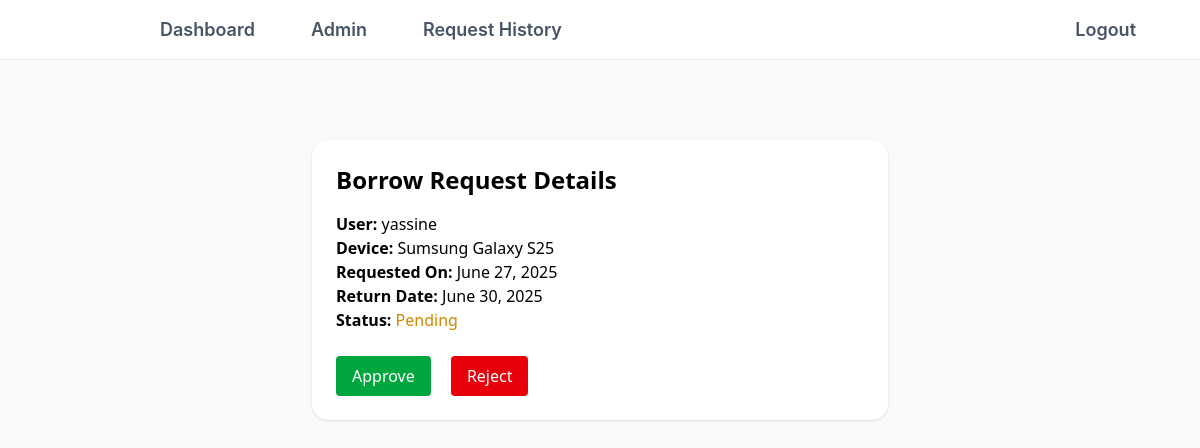
/requests/approve/borrow/48/ (signed in), run on an earlier commit of the app's database.
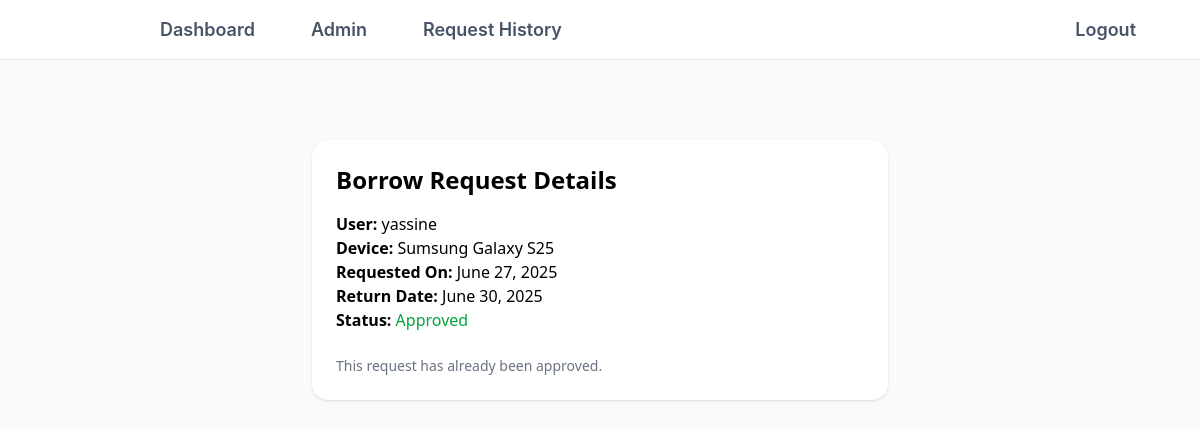
And on a later commit of the database.
### b_requests/views.py (the view, shortened to what this page needs)
# urls.py: path('approve/borrow/<int:pk>/', views.borrow_detail_view, name='borrow-detail'),
@staff_member_required
def borrow_detail_view(request, pk):
    borrow_request = get_object_or_404(BorrowRequest, pk=pk)
    context = {
        'request_obj': borrow_request
    }
    return render(request, 'b_requests/borrow_request_detail.html', context)

### b_requests/templates/b_requests/borrow_request_detail.html (shortened to what this page needs)
{% extends "base.html" %}
{% block content %}
<div class="max-w-xl mx-auto mt-20 p-6 bg-white rounded-2xl shadow">
  <h2 class="text-2xl font-bold mb-4">Borrow Request Details</h2>
  <ul class="mb-6">
    <li><strong>User:</strong> {{ request_obj.borrower.username }}</li>
    <li><strong>Device:</strong> {{ request_obj.device.name }}</li>
    <li><strong>Requested On:</strong> {{ request_obj.date_requested }}</li>
    <li><strong>Return Date:</strong> {{ request_obj.return_date }}</li>
    <li><strong>Status:</strong>
      {% if request_obj.approved %}
        <span class="text-green-600">Approved</span>
      {% else %}
        <span class="text-yellow-600">Pending</span>
      {% endif %}
    </li>
  </ul>
  <form method="post">
    {% if not request_obj.approved %}
      <button name="approve" type="submit" class="bg-green-600 hover:bg-green-700 text-white px-4 py-2 rounded mr-4">
        Approve
      </button>
      <button name="reject" type="submit" class="bg-red-600 hover:bg-red-700 text-white px-4 py-2 rounded">
        Reject
      </button>
    {% else %}
      <p class="text-sm text-gray-500">This request has already been approved.</p>
    {% endif %}
  </form>
</div>
{% endblock %}

What changed in the data, as far as the page shows it:
changed BorrowRequest "yassine": approved False → True (drawn)
Also different on the page:
text no longer shown: "Pending Approve Reject"
text now shown: "Approved This request has already been approved."
